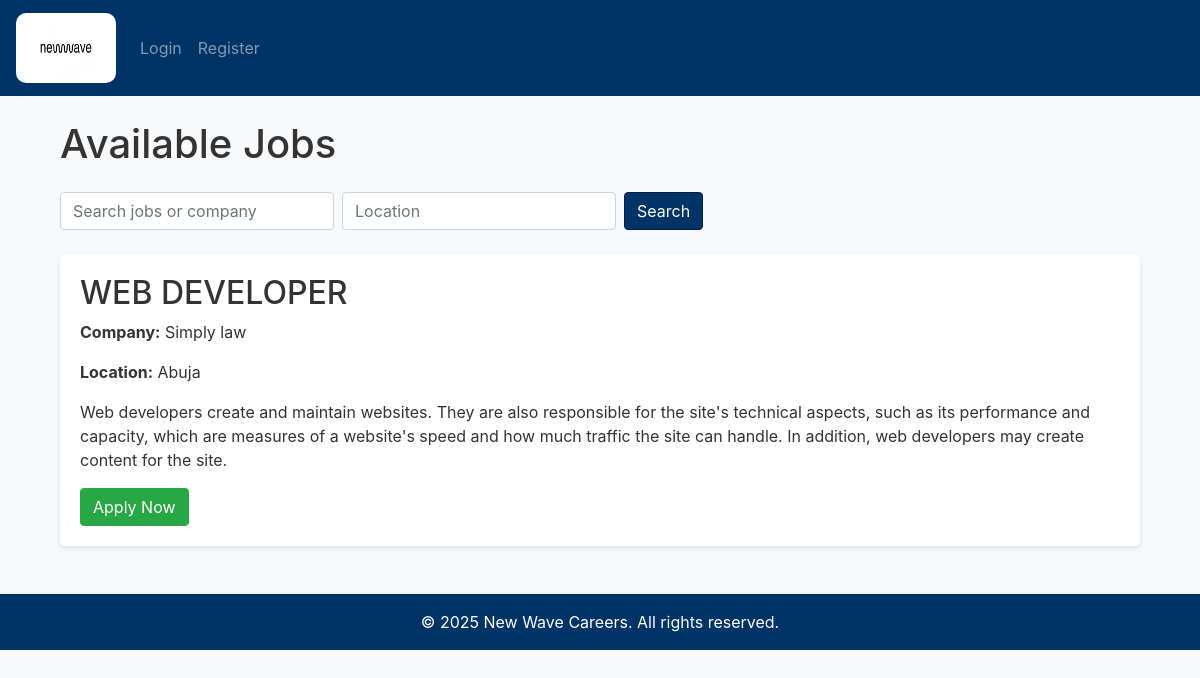
/jobs, run on an earlier commit of the app's database.
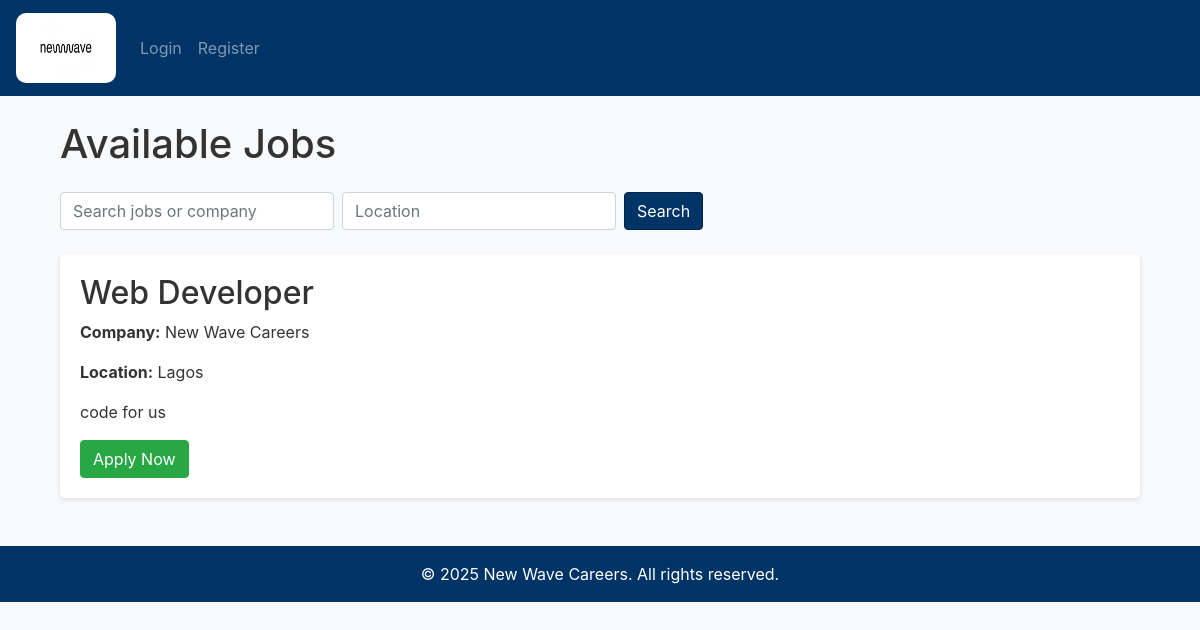
And on a later commit of the database.
### models.py (models this page shows, shortened)
class Job(db.Model):
    id = db.Column(db.Integer, primary_key=True)
    title = db.Column(db.String(100), nullable=False)
    description = db.Column(db.Text, nullable=False)
    company = db.Column(db.String(100), nullable=False)
    location = db.Column(db.String(100), nullable=False)
    date_posted = db.Column(db.DateTime, default=datetime.utcnow)
    applications = db.relationship('Application', backref='job_applications', lazy=True)
    user_id = db.Column(db.Integer, db.ForeignKey('user.id'), nullable=False)

### routes.py (the view)
@app.route("/jobs")
def jobs():
    job_list = Job.query.all()
    return render_template('jobs.html', jobs=job_list, UserRole=UserRole)

### app.py (called while the page is built)
@app.after_request
def add_header(response):
    response.headers["Cache-Control"] = "no-store, no-cache, must-revalidate, max-age=0"
    return response

### templates/jobs.html (shortened to what this page needs)
{% extends "layout.html" %}
{% block content %}
<div class="container">
  <h1 class="mb-4">Available Jobs</h1>
  <form method="GET" action="{{ url_for('jobs') }}" class="form-inline mb-4">
    <div class="form-group mr-2">
      <input type="text" name="search" class="form-control" placeholder="Search jobs or company" value="{{ search }}">
    </div>
    <div class="form-group mr-2">
      <input type="text" name="location" class="form-control" placeholder="Location" value="{{ location }}">
    </div>
    <button type="submit" class="btn btn-primary">Search</button>
  </form>
  {% if jobs %}
    {% for job in jobs %}
      <div class="job-listing">
        <h2>{{ job.title }}</h2>
        <p><strong>Company:</strong> {{ job.company }}</p>
        <p><strong>Location:</strong> {{ job.location }}</p>
        <p>{{ job.description}}</p>
        <a href="{{ url_for('apply', job_id=job.id) }}" class="btn btn-success">Apply Now</a>
      </div>
    {% endfor %}
  {% else %}
    <p>No jobs found matching your criteria.</p>
  {% endif %}
</div>
{% endblock %}

### templates/layout.html (shortened to what this page needs)
<!DOCTYPE html>
<html lang="en">
<head>
  <link rel="stylesheet" href="https://stackpath.bootstrapcdn.com/bootstrap/4.5.2/css/bootstrap.min.css">
  <link rel="stylesheet" href="static/style.css">
</head>
<body>
  <nav class="navbar navbar-expand-lg navbar-dark bg-primary">
    <a class="navbar-brand" href="{{ url_for('home') }}">
      <img src="/static/logo.jpg" alt="Logo" style="height: 70px; width: 100px; border-radius: 10px;">
    </a>
    <div class="collapse navbar-collapse" id="navbarContent">
      <ul class="navbar-nav mr-auto">
        {% if current_user.is_authenticated %}
          {% if current_user.role == UserRole.JOB_SEEKER %}
            <li class="nav-item"><a class="nav-link" href="{{ url_for('dashboard') }}">Dashboard</a></li>
            <li class="nav-item"><a class="nav-link" href="{{ url_for('jobs') }}">Jobs</a></li>
            <li class="nav-item"><a class="nav-link" href="{{ url_for('notifications') }}">Notifications</a></li>
          {% elif current_user.role == UserRole.EMPLOYER %}
            <li class="nav-item"><a class="nav-link" href="{{ url_for('employer_dashboard') }}">Dashboard</a></li>
            <li class="nav-item"><a class="nav-link" href="{{ url_for('post_job') }}">Post a Job</a></li>
            <li class="nav-item"><a class="nav-link" href="{{ url_for('manage_jobs') }}">Manage Jobs</a></li>
          {% endif %}
          {% if current_user.is_admin %}
            <li class="nav-item"><a class="nav-link" href="{{ url_for('admin_dashboard') }}">Admin</a></li>
          {% endif %}
        {% else %}
          <li class="nav-item"><a class="nav-link" href="{{ url_for('login') }}">Login</a></li>
          <li class="nav-item"><a class="nav-link" href="{{ url_for('register') }}">Register</a></li>
        {% endif %}
      </ul>
    </div>
  </nav>
  <div class="container mt-4">
    {% block content %}{% endblock %}
  </div>
  <footer class="footer bg-primary text-white mt-5 py-3 text-center">
    &copy; 2025 New Wave Careers. All rights reserved.
  </footer>
</body>
</html>

### static/style.css (style rules this page uses)
:root { --main-blue: #003366; --dark-blue: #002244; }
.navbar.bg-primary, .footer.bg-primary { background-color: var(--main-blue) !important; }
.btn-primary { background-color: var(--main-blue); border-color: var(--dark-blue); }
body { background-color: #f8f9fa; color: #333; }
.container { margin-top: 20px; }
.job-listing { background: white; padding: 20px; border-radius: 5px; box-shadow: 0 2px 5px rgba(0,0,0,0.1); margin-bottom: 20px; }
.footer { position: relative; bottom: 0; width: 100%; }

What changed in the data, as far as the page shows it:
changed Job: title "WEB DEVELOPER" → "Web Developer"; company "Simply law" → "New Wave Careers"; location "Abuja" → "Lagos"; description "Web developers create and maintain websites. They are also responsible for the site's technical aspects, such as its performance and capacity, which are measures of a website's speed and how much traffic the site can handle. In addition, web developers may create content for the site." → "code for us"
